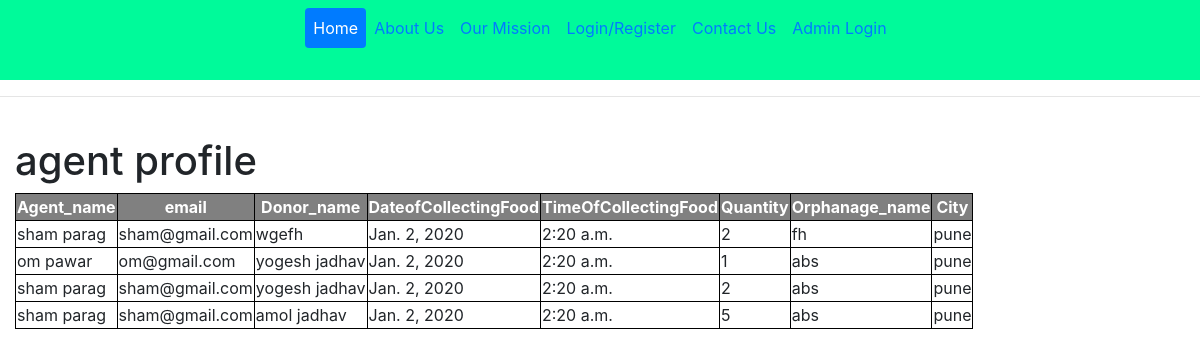
Screenshot of /MyDonationsRecords/ with the database file from the repository.
### food/models.py (models this page shows)
class Donate(models.Model):
    Agent_name = models.CharField(max_length=50)
    email = models.EmailField()
    Donor_name = models.CharField(max_length=20)
    DateOfCollectingFood = models.DateField()
    TimeOfCollectingFood = models.TimeField()
    Quantity = models.CharField(max_length=50)
    Orphanage_name = models.CharField(max_length=50)
    city = models.CharField(max_length=50)

### food/views.py (the view)
# urls.py: path("MyDonationsRecords/",views.MyDonationsRecords,name ='MyDonationsRecords'),
def MyDonationsRecords(request):
    Donatepro = Donate.objects.all()
    return render(request, 'food/MyDonationsRecords.html', {'MyDonationsRecords': Donatepro})

### food/templates/food/MyDonationsRecords.html (shortened to what this page needs)
{% extends 'food/main.html' %}
{% load static %}
{% block content %}
<body id="bg" style=" background-repeat:no-repeat;background-attachment:fixed;
    background-size:100% 100%; background-image:url('{% static 'images/admin.jpg' %}'); ">
<h1>agent profile</h1>
{% if MyDonationsRecords %}
<table>
    <tr>
        <th>Agent_name</th>
        <th>email</th>
        <th>Donor_name</th>
        <th>DateofCollectingFood</th>
        <th>TimeOfCollectingFood</th>
        <th>Quantity</th>
        <th>Orphanage_name</th>
        <th>City</th>
    </tr>
    {% for ap in MyDonationsRecords %}
    <tr>
        <td>{{ap.Agent_name}}</td>
        <td> {{ap.email}}</td>
        <td> {{ap.Donor_name}}</td>
        <td> {{ap.DateOfCollectingFood}}</td>
        <td> {{ap.TimeOfCollectingFood}}</td>
        <td> {{ap.Quantity}}</td>
        <td>{{ ap.Orphanage_name}} </td>
        <td>{{ap.city}}</td>
    </tr>
   {% endfor %}
</table>
{% else %}
<h1>no data</h1>
{% endif %}
</body>
{% endblock content %}

### food/templates/food/MyDonationsRecords.html (style rules this page uses)
th,td { border:1px black solid; }
th { color:white; background-color:gray; text-align:center; }

### rows the page displays
Donate: Agent_name "sham parag", email "sham@gmail.com", Donor_name "wgefh", DateOfCollectingFood "Jan. 2, 2020", TimeOfCollectingFood "2:20 a.m.", Quantity "2", Orphanage_name "fh", city "pune"
Donate: Agent_name "om pawar", email "om@gmail.com", Donor_name "yogesh jadhav", DateOfCollectingFood "Jan. 2, 2020", TimeOfCollectingFood "2:20 a.m.", Quantity "1", Orphanage_name "abs", city "pune"
Donate: Agent_name "sham parag", email "sham@gmail.com", Donor_name "yogesh jadhav", DateOfCollectingFood "Jan. 2, 2020", TimeOfCollectingFood "2:20 a.m.", Quantity "2", Orphanage_name "abs", city "pune"
Donate: Agent_name "sham parag", email "sham@gmail.com", Donor_name "amol jadhav", DateOfCollectingFood "Jan. 2, 2020", TimeOfCollectingFood "2:20 a.m.", Quantity "5", Orphanage_name "abs", city "pune"
